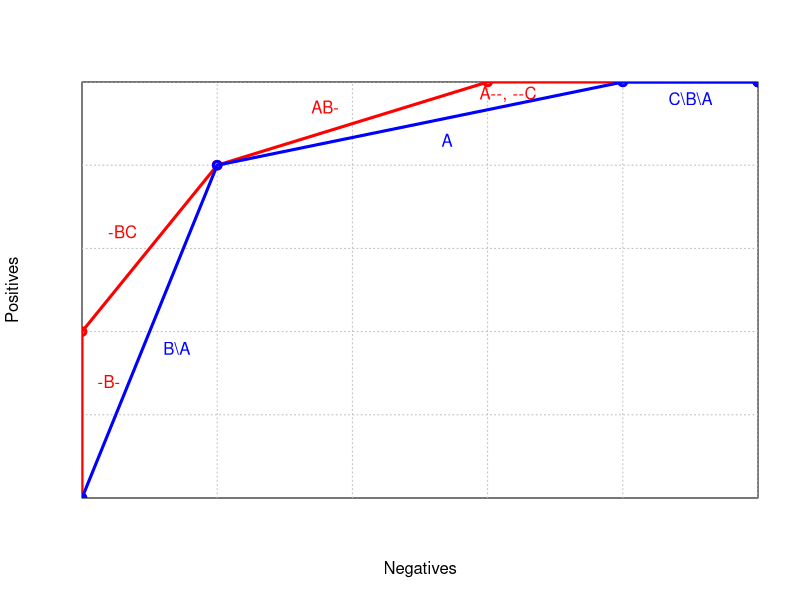

Reproduce this figure in R.
## ---- chunk 1
#| echo: false

# Plot and grid
h <- 500 # height of plot
w <- 500 # width of plot
grid.step <- 100

plot( c(0,w), c(0,h),  
     xaxs = "i",yaxs = "i",
     xaxt = "n", yaxt = "n",
     type = "n",
     xlab = "Negatives", ylab = "Positives")
     
gx <- grid.step
while (gx <= w) {
  abline(v = gx, col="gray", lty="dotted")
  gx <- gx + grid.step
}
gy <- grid.step
while (gy <= h) {
  abline(h = gy, col="gray", lty="dotted")
  gy <- gy + grid.step
}

# Data
# A: p2; n2,n4,n5
# B: p1,p2,p3,p4,p5; n1,n2,n5
# C: p4,p5; n1,n3

# Rule-tree curve
x <- c(0,0,100,300,500)
y <- c(0,200,400,500,500)
col <- "red"
lines( x, y, lwd=3, type="o",col=col)
# Predicted probability: 1
text( (x[1]+x[2])/2+20, (y[1]+y[2])/2+40, "-B-",col=col)
# Predicted probability: 0.666667
text( (x[2]+x[3])/2-20, (y[2]+y[3])/2+20, "-BC",col=col)
# Predicted probability: 0.333333
text( (x[3]+x[4])/2-20, (y[3]+y[4])/2+20, "AB-",col=col)
# Predicted probability: 0
text( (x[4]+x[5])/2-85, (y[4]+y[5])/2-15, "A--, --C",col=col)

# Rule-list curve
a <- c(0,100,400,500,500)
b <- c(0,400,500,500,500)
col <- "blue"
lines( a, b, lwd=3, type="o",col=col)
# Predicted probability: 0.8
text( (a[1]+a[2])/2+20, (b[1]+b[2])/2-20, "B\\A",col=col)
# Predicted probability: 0.25
text( (a[2]+a[3])/2+20, (b[2]+b[3])/2-20, "A",col=col)
# Predicted probability: 0
text( (a[3]+a[4])/2+0, (b[3]+b[4])/2-20, "C\\B\\A",col=col)

## Rule-set curve
## Probability estimation: nb without Laplace correction
#c <- c(0,0,100,300,400,500,500)
#d <- c(0,200,400,500,500,500,500)
#col <- "red"
#lines( c, d, lwd=3, type="o",col=col)
## Predicted probability: 0.9375
#text( (c[1]+c[2])/2+20, (d[1]+d[2])/2-20, "-B-",col=col)
## Predicted probability: 0.9375
#text( (c[2]+c[3])/2+20, (d[2]+d[3])/2-20, "-BC",col=col)
## Predicted probability: 0.859375
#text( (c[3]+c[4])/2+20, (d[3]+d[4])/2-20, "AB-",col=col)
## Predicted probability: 0.833333
#text( (c[4]+c[5])/2+20, (d[4]+d[5])/2-20, "--C",col=col)
## Predicted probability: 0.625
#text( (c[5]+c[6])/2+20, (d[5]+d[6])/2-20, "A--",col=col)

